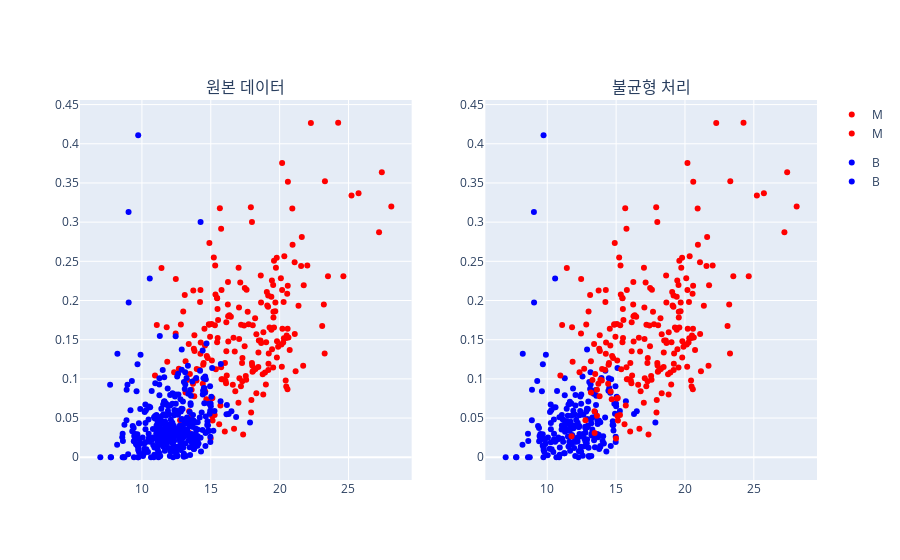

Write notebook code for a chart like this one.
### Code cell
from plotly.subplots import make_subplots

def plot_resample(x_resample, fig1):
    fig2 = px.scatter(x_resample, x='Mean Radius', y='Mean Concavity', color='Diagnosis_resample', color_discrete_map=color_map)
    fig_sub = make_subplots(rows=1, cols=2, subplot_titles=('원본 데이터', '불균형 처리'))
    for i in fig1.data:
        fig_sub.add_trace(i, row = 1, col = 1)
    for k in fig2.data:
        fig_sub.add_trace(k, row = 1, col = 2)
    return fig_sub

plot_resample(x_resample, fig1)

### Figure 1 — Plotly figure (JSON) as saved in the notebook; plotly's stock layout.template omitted (floating-point values rounded to 4 significant figures; data arrays with more than 128 entries replaced by an {"elided": "..."} marker saying what was removed)
{"data": [{"hovertemplate": "Diagnosis=M<br>Mean Radius=%{x}<br>Mean Concavity=%{y}<extra></extra>", "legendgroup": "M", "marker": {"color": "red", "symbol": "circle"}, "mode": "markers", "name": "M", "orientation": "v", "showlegend": true, "type": "scatter", "x": {"elided": "212 float values"}, "xaxis": "x", "y": {"elided": "212 float values"}, "yaxis": "y"}, {"hovertemplate": "Diagnosis=B<br>Mean Radius=%{x}<br>Mean Concavity=%{y}<extra></extra>", "legendgroup": "B", "marker": {"color": "blue", "symbol": "circle"}, "mode": "markers", "name": "B", "orientation": "v", "showlegend": true, "type": "scatter", "x": {"elided": "357 float values"}, "xaxis": "x", "y": {"elided": "357 float values"}, "yaxis": "y"}, {"hovertemplate": "Diagnosis_resample=B<br>Mean Radius=%{x}<br>Mean Concavity=%{y}<extra></extra>", "legendgroup": "B", "marker": {"color": "blue", "symbol": "circle"}, "mode": "markers", "name": "B", "orientation": "v", "showlegend": true, "type": "scatter", "x": {"elided": "212 float values"}, "xaxis": "x2", "y": {"elided": "212 float values"}, "yaxis": "y2"}, {"hovertemplate": "Diagnosis_resample=M<br>Mean Radius=%{x}<br>Mean Concavity=%{y}<extra></extra>", "legendgroup": "M", "marker": {"color": "red", "symbol": "circle"}, "mode": "markers", "name": "M", "orientation": "v", "showlegend": true, "type": "scatter", "x": {"elided": "212 float values"}, "xaxis": "x2", "y": {"elided": "212 float values"}, "yaxis": "y2"}], "layout": {"annotations": [{"font": {"size": 16}, "showarrow": false, "text": "원본 데이터", "x": 0.225, "xanchor": "center", "xref": "paper", "y": 1, "yanchor": "bottom", "yref": "paper"}, {"font": {"size": 16}, "showarrow": false, "text": "불균형 처리", "x": 0.775, "xanchor": "center", "xref": "paper", "y": 1, "yanchor": "bottom", "yref": "paper"}], "xaxis": {"anchor": "y", "domain": [0, 0.45]}, "xaxis2": {"anchor": "y2", "domain": [0.55, 1]}, "yaxis": {"anchor": "x", "domain": [0, 1]}, "yaxis2": {"anchor": "x2", "domain": [0, 1]}}}
